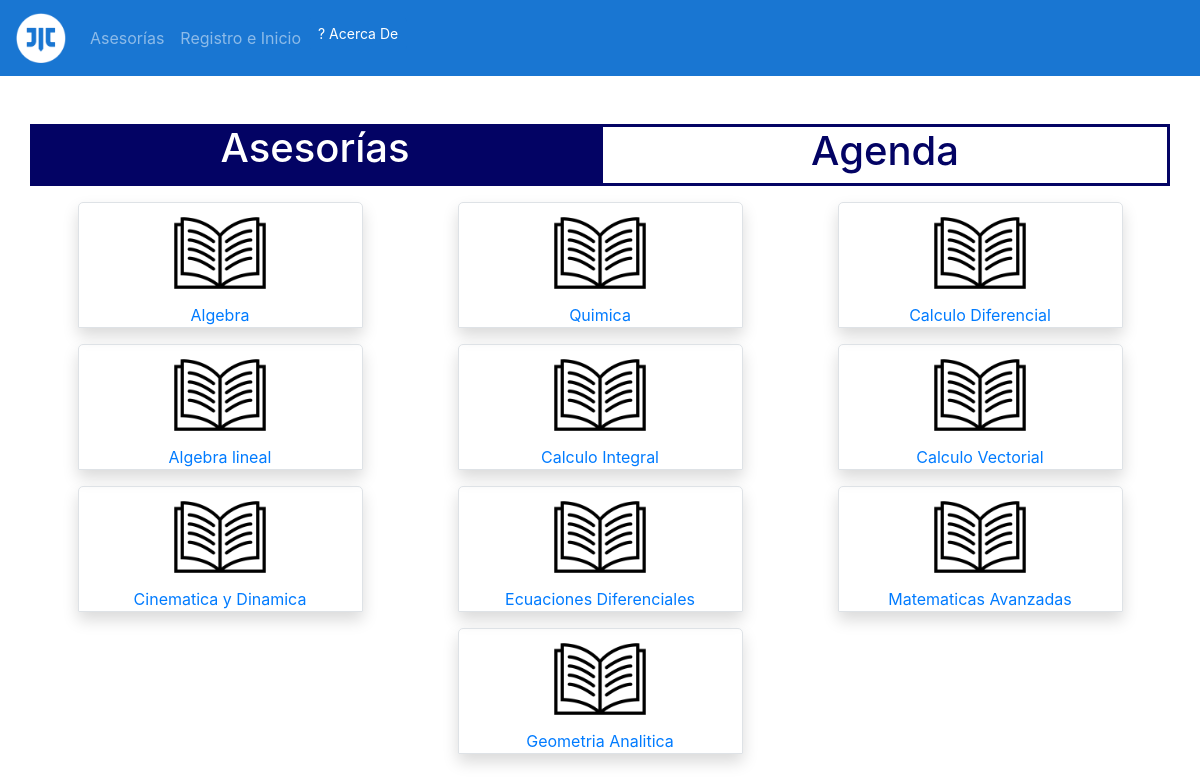
Before: /source/ver_asesorias.php with the older database file.
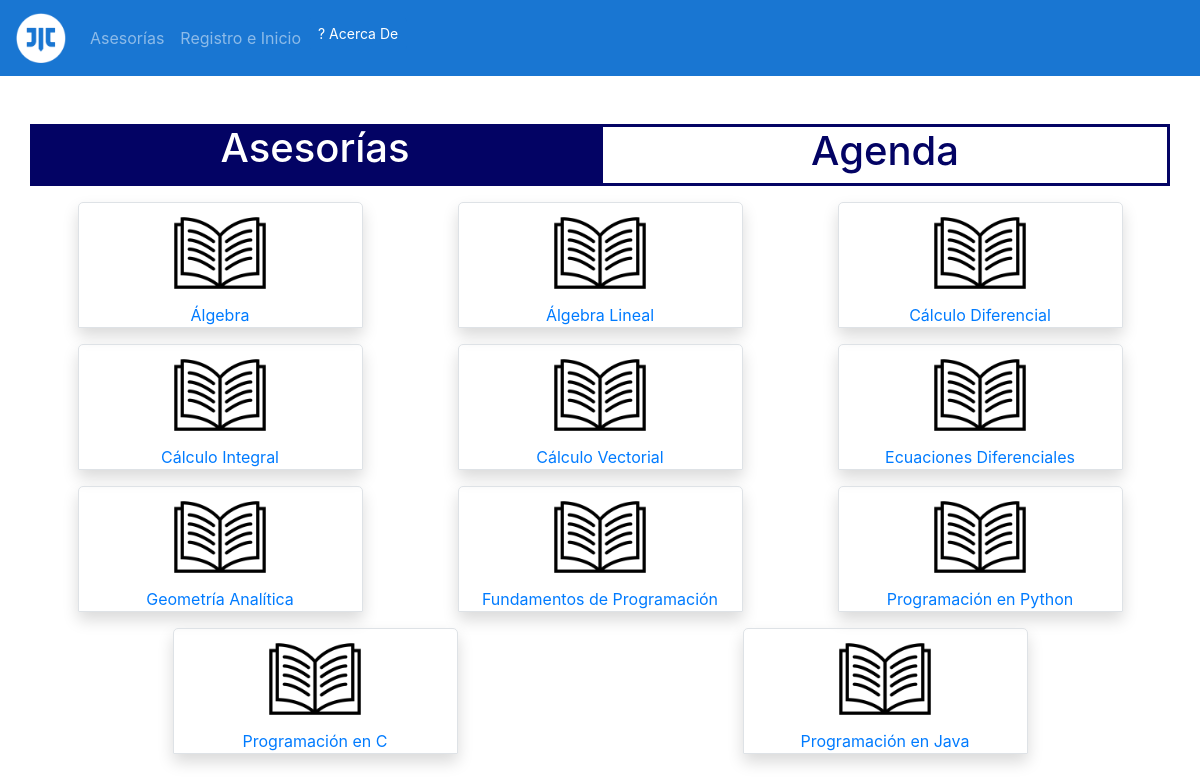
After: the same page with the newer database file.
### tables this page shows
CREATE TABLE `clase` (
  `id_asig` int(80) NOT NULL,
  `nombre_asig` varchar(200) NOT NULL,
  `semstre_asig` int(80) NOT NULL
);

### source/ver_asesorias.php (the view, shortened to what this page needs)
<!DOCTYPE html>
<html>
    <head>
        <link rel="stylesheet" type="text/css" href="../css/bootstrap.css">
        <link rel="stylesheet" type="text/css" href="../css_javerim/javerim_style.css">
    </head>
    <body>
        <nav class="navbar navbar-expand-lg navbar-dark" style="background-color: #1976D2;">
          <a class="navbar-brand" href="#">
            <img src="../img/iconos/javerim.ico" width="50" height="50" alt="javerin_ico">
          </a>
          <div class="collapse navbar-collapse" id="opciones">
            <ul class="navbar-nav">
              <li class="nav-item">
                <a class="nav-link " href="ver_asesorias.php">Asesorías</a>
              </li>
                <?php
                if(empty($_SESSION['admin']) && empty($_SESSION['alumno'])):
                ?>
                <li class="nav-item">
                <a class="nav-link" href="form.php">Registro e Inicio</a>
                </li>
                <?php
                endif;
                ?>
              <li class="nav-item">
                <button type="button" class="btn btn-sm text-white" style="background-color: #1976D2;" data-toggle="modal" data-target="#myModal"> ? Acerca De</button>
              </li>
            </ul>
          </div>
        </nav>
        <br><br>
        <div class="container">
          <div class="row">
            <div class="col-6 titulo-act text-center">
              <a href="ver_asesorias.php"><h1 class="text-act">Asesorías</h1></a>
            </div>
            <div class="col-6 titulo-nac text-center">
              <a href="agenda.php"><h1 class="text-nac">Agenda</h1></a>
            </div>
          </div>
        </div>
  <?php
    try {
      $servername = "localhost";
      $username = "root";
      $password = "";
      $dbname = "javerim";
          $conn = new PDO("mysql:host=$servername;dbname=$dbname", $username, $password, array(PDO::MYSQL_ATTR_INIT_COMMAND => "SET NAMES utf8"));
          $conn->setAttribute(PDO::ATTR_ERRMODE, PDO::ERRMODE_EXCEPTION);
          $stmt = $conn->prepare("SELECT nombre_asig, id_asig FROM clase");
          $stmt->execute();
          $resultado =$stmt->fetchAll();
          }
    catch(PDOException $e) {
      echo "Error: " . $e->getMessage();
    }
  ?>
          <div class="container">
            <div class="row justify-content-around">
                <?php
                $depName = ' ';
                foreach ($resultado as $dato):
                  if($depName != $dato['nombre_asig']){ ?>
                  <div class="col-sm-3 mt-3 ml-3 mr-3 border shadow text-center cartas">
                    <a href="tabla_asesores.php?nomMat=<?php echo $dato['nombre_asig'] ?>&idclass=<?php echo $dato['id_asig']?>">
                      <img src="../img/iconos/libros.png" height="100" alt="materias">
                      <br>
                      <?php echo $dato['nombre_asig'] ?> <br>
                    </a>
                  </div>
                  <?php
                  }
                    $depName = $dato['nombre_asig'];
                  ?>
                <?php endforeach ?>
            </div>
          </div>
    </body>
</html>

Changed rows visible on the page:
removed clase: nombre_asig "Algebra"
removed clase: nombre_asig "Quimica"
removed clase: nombre_asig "Calculo Diferencial"
removed clase: nombre_asig "Algebra lineal"
removed clase: nombre_asig "Calculo Integral"
removed clase: nombre_asig "Calculo Vectorial"
removed clase: nombre_asig "Cinematica y Dinamica"
removed clase: nombre_asig "Matematicas Avanzadas"
removed clase: nombre_asig "Geometria Analitica"
added clase: nombre_asig "Álgebra"
added clase: nombre_asig "Álgebra Lineal"
added clase: nombre_asig "Cálculo Diferencial"
added clase: nombre_asig "Cálculo Integral"
added clase: nombre_asig "Cálculo Vectorial"
added clase: nombre_asig "Geometría Analítica"
added clase: nombre_asig "Fundamentos de Programación"
added clase: nombre_asig "Programación en Python"
added clase: nombre_asig "Programación en C"
added clase: nombre_asig "Programación en Java"
